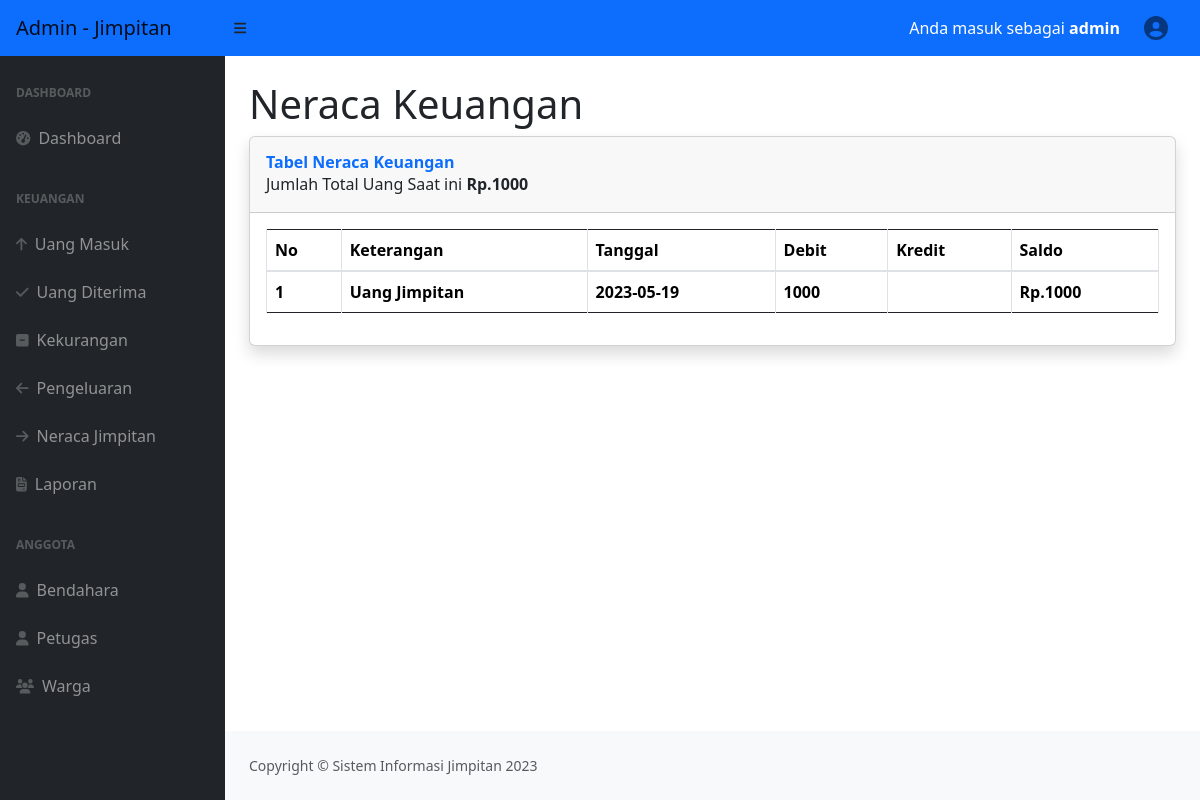
The page /neraca.php (signed in) on the database its author committed.
### tables this page shows
CREATE TABLE `neraca` (
  `id` int(11) NOT NULL,
  `keterangan` varchar(50) NOT NULL,
  `tanggal` date NOT NULL,
  `debit` varchar(12) NOT NULL,
  `kredit` varchar(12) NOT NULL,
  `total` int(11) NOT NULL
);

### neraca.php (the view, shortened to what this page needs)
<?php
include 'koneksidb.php';
$query = "SELECT * FROM `neraca` ORDER BY `id` DESC LIMIT 1";
$result = mysqli_query($conn, $query);
$data = mysqli_fetch_assoc($result);
$total = $data['total'];
?>
<!DOCTYPE html>
<html lang="en">
    <head>
        <link href="main/dataTables/datatables.min.css" rel="stylesheet"/>
        <link href="https://cdn.jsdelivr.net/npm/simple-datatables@latest/dist/style.css" rel="stylesheet" />
        <link href="css/styles.css" rel="stylesheet" />
        <link href="vendor/datatables/dataTables.bootstrap4.min.css" rel="stylesheet">
        <link href="main/dataTables/datatables.min.css" rel="stylesheet"/>
        <link rel="stylesheet" href="https://cdn.jsdelivr.net/npm/bootstrap@4.5.3/dist/css/bootstrap.min.css"
>
	<link rel="stylesheet" type="text/css" href="assets/css/bootstrap.css">
	<link rel="stylesheet" type="text/css" href="assets/DataTables/media/css/jquery.dataTables.css">
	<link rel="stylesheet" type="text/css" href="assets/DataTables/media/css/dataTables.bootstrap.css">
    </head>
    </head>
<body class="sb-nav-fixed">
<?php
require ('header.php');
require ('sidenav.php');
?>
<div id="layoutSidenav_content">
<main>
<div class="container-fluid px-4">
                        <h1 class="mt-4">Neraca Keuangan</h1>
<div class="card shadow mb-4">
            <div class="card-header py-3">
            <h6 class="m-0 font-weight-bold text-primary"> Tabel Neraca Keuangan</h6>
            <td>Jumlah Total Uang Saat ini <strong>Rp.<?php echo $total ?></strong  ></td>
            </div>
            <div class="card-body">
              <div class="table-responsive">
                <table class="table table-bordered" id="dataTable" width="100%" cellspacing="0">
                  <thead>
                    <tr>
                        <th>No</th>
                        <th>Keterangan</th>
                        <th>Tanggal</th>
                        <th>Debit</th>
                        <th>Kredit</th>
                        <th>Saldo</th>
                    </tr>
</thead>
                    <?php
                      $query = "SELECT * FROM `neraca` ORDER BY `id` DESC";
                      $result = mysqli_query($conn, $query);
                      $no = 1;
                  while($data = mysqli_fetch_assoc($result))
                  {
                    ?>
                    <tr>
                        <th><?php echo $no++ ?></th>
                        <th><?php echo $data['keterangan'] ?></th>
                        <th><?php echo $data['tanggal'] ?></th>
                        <th><?php echo $data['debit'] ?></th>
                        <th><?php echo $data['kredit'] ?></th>
                        <th>Rp.<?php echo $data['total'] ?></th>
                    </tr>
                    <?php
                    }
                    ?>
</table>
</div>
</body>
<?php
require ('footer.php');
?>
</html>

### rows shown on the page
neraca: total "1000", keterangan "Uang Jimpitan", tanggal "2023-05-19", debit "1000"

### other values the page prints
$_SESSION['username'] "admin"
